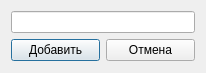
<?xml version="1.0" encoding="UTF-8"?>
<ui version="4.0">
 <class>AddCompanionDialog</class>
 <widget class="QDialog" name="AddCompanionDialog">
  <property name="windowModality">
   <enum>Qt::WindowModal</enum>
  </property>
  <property name="geometry">
   <rect>
    <x>0</x>
    <y>0</y>
    <width>206</width>
    <height>73</height>
   </rect>
  </property>
  <property name="windowTitle">
   <string>Добавить собеседника</string>
  </property>
  <layout class="QGridLayout" name="gridLayout">
   <item row="0" column="0">
    <layout class="QVBoxLayout" name="verticalLayout">
     <item>
      <widget class="QLineEdit" name="lineEdit"/>
     </item>
     <item>
      <layout class="QHBoxLayout" name="horizontalLayout">
       <item>
        <widget class="QPushButton" name="addButton">
         <property name="text">
          <string>Добавить</string>
         </property>
        </widget>
       </item>
       <item>
        <widget class="QPushButton" name="cancelButton">
         <property name="text">
          <string>Отмена</string>
         </property>
        </widget>
       </item>
      </layout>
     </item>
    </layout>
   </item>
  </layout>
 </widget>
 <resources/>
 <connections/>
</ui>
